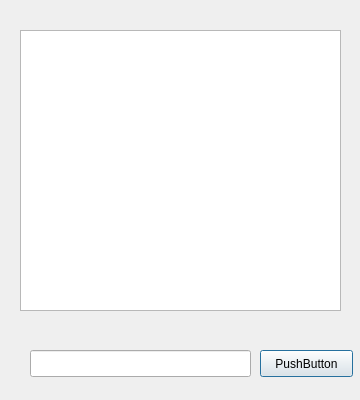
<?xml version="1.0" encoding="UTF-8"?>
<ui version="4.0">
 <class>Dialog</class>
 <widget class="QDialog" name="Dialog">
  <property name="geometry">
   <rect>
    <x>0</x>
    <y>0</y>
    <width>360</width>
    <height>400</height>
   </rect>
  </property>
  <property name="windowTitle">
   <string>Dialog</string>
  </property>
  <widget class="QPushButton" name="pushButton">
   <property name="geometry">
    <rect>
     <x>260</x>
     <y>350</y>
     <width>93</width>
     <height>27</height>
    </rect>
   </property>
   <property name="text">
    <string>PushButton</string>
   </property>
  </widget>
  <widget class="QLineEdit" name="lineEdit">
   <property name="geometry">
    <rect>
     <x>30</x>
     <y>350</y>
     <width>221</width>
     <height>27</height>
    </rect>
   </property>
  </widget>
  <widget class="QTextBrowser" name="textBrowser">
   <property name="geometry">
    <rect>
     <x>20</x>
     <y>30</y>
     <width>321</width>
     <height>281</height>
    </rect>
   </property>
  </widget>
 </widget>
 <layoutdefault spacing="6" margin="11"/>
 <resources/>
 <connections/>
</ui>
